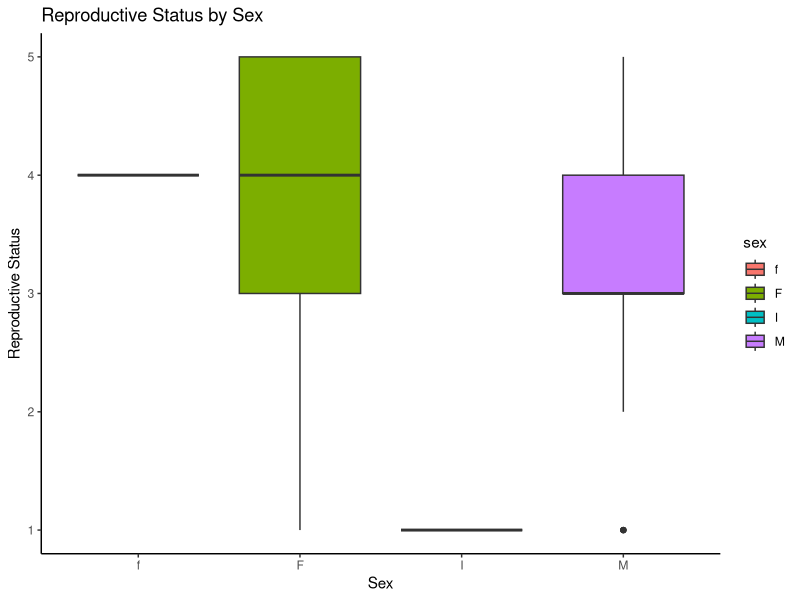

This chart was generated by the following R code:
############INFLUENCE OF RAINFALL & NICHE WIDTH, ON REPRODUCTIVE INVESTMENT (REPRODUCTIVE STATUS)#############
############ENIOLA OLU-AYORINDE###################
############2026-10-06##############################
# All Reproductive Status related calculations

library(readr)
library(dplyr)
library(tidyverse)

# ── Load data ──────────────────────────────────────────────────────────────────
Fish_info <- read_csv("data_paper_csvs/H.marginatus_food_items - fish info (3).csv")
View(Fish_info)

# ── Check reproductive status column ──────────────────────────────────────────
sum(is.na(Fish_info$reproductive_status))
table(Fish_info$reproductive_status)
table(Fish_info$sex, Fish_info$reproductive_status)

# ── Calculate mean reproductive status per event and sex ──────────────────────
mean_RS_by_event <- Fish_info %>%
  group_by(event_id, sex) %>%
  summarise(
    n      = n(),
    mean_RS = mean(reproductive_status, na.rm = TRUE),
    sd_RS   = sd(reproductive_status,   na.rm = TRUE)
  ) %>%
  arrange(as.numeric(gsub("E", "", event_id)))

View(mean_RS_by_event)
write.csv(mean_RS_by_event, "mean_RS_by_event.csv")

# ── Separate male from female ──────────────────────────────────────────────────
mean_RS_females <- mean_RS_by_event %>%
  filter(sex == "F")

mean_RS_males <- mean_RS_by_event %>%
  filter(sex == "M")

View(mean_RS_females)
View(mean_RS_males)

# ── Combine into one wide dataset ─────────────────────────────────────────────
mean_RS_combined <- merge(mean_RS_females, mean_RS_males,
                          by     = "event_id",
                          suffixes = c("_female", "_male")) %>%
  arrange(as.numeric(gsub("E", "", event_id)))

View(mean_RS_combined)
write.csv(mean_RS_combined, "mean_RS_combined.csv")

# ── Boxplot of reproductive status by sex ─────────────────────────────────────
library(ggplot2)

ggplot(Fish_info, aes(x = sex, y = reproductive_status, fill = sex)) +
  geom_boxplot() +
  labs(title = "Reproductive Status by Sex",
       x     = "Sex",
       y     = "Reproductive Status") +
  theme_classic()
